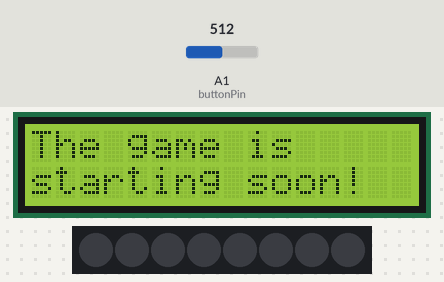
The sketch below on a simulated Arduino Uno, built with avr-gcc and run on an emulated ATmega328P. Parts: 16×2 character LCD, 8 RGB LEDs in strip order, left to right. The test bench sets the inputs (shaded band); at power-on: A1 (buttonPin) = 512. Dim RGB values are drawn brighter than linear; random numbers use the default seed unless the sketch sets one; no radio packets arrive unless stated; what the sketch prints to the serial monitor is not drawn.

Above: at 2.1 s.
At 7.2 s:
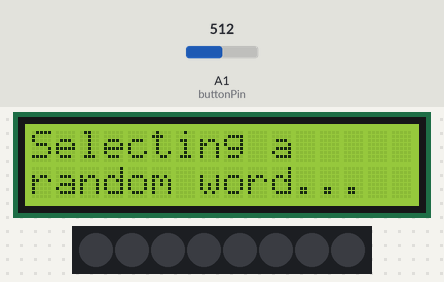
7.3 s: A1 (buttonPin) set to 982
At 8.3 s:
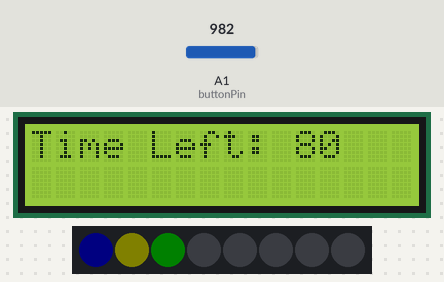
10.9 s: A1 (buttonPin) set to 1013
Timing chart, 0 to 13.9 s (numbered marks = the images above; inputs shaded):
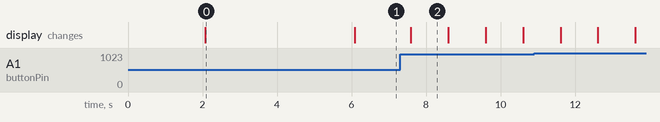

Measured:
- what the display in image 0 shows lasts 4.0 s, from 2.1 s to 6.1 s
- what the display in image 2 shows lasts 1.0 s, from 7.6 s to 8.6 s

The sketch:

GameController.ino
```cpp
// Game Controller Arduino for CryptoColor Game
//
//
// References:
//    NeoPixel: https://elearn.ellak.gr/mod/book/view.php?id=4561&chapterid=2406 ,
//              https://github.com/adafruit/Adafruit_NeoPixel
//    NRF24L01: https://create.arduino.cc/projecthub/muhammad-aqib/nrf24l01-interfacing-with-arduino-wireless-communication-0c13d4
//              https://howtomechatronics.com/tutorials/arduino/arduino-wireless-communication-nrf24l01-tutorial/
//    Random: https://www.arduino.cc/reference/en/language/functions/random-numbers/random/
//    Reset: https://www.theengineeringprojects.com/2015/11/reset-arduino-programmatically.html
//
//
// ---------------------------------------------------------------------------------------------------------------------------------

// Add the libraries required
#include <LiquidCrystal.h>
#include <Adafruit_NeoPixel.h>
#include <SPI.h>
#include <nRF24L01.h>
#include <RF24.h>

// Player will be sending data like this:
struct Data_Package {
  char guess[8] = {'H'};
  int ID = 0;
  int score = 0;
  int reset = 0;
  bool gameOver = false;
};

// Data variables for players
Data_Package data1;
Data_Package data2;
Data_Package data3;


// Button pin to restart a game
const int buttonPin = A1;
int buttonVal = 0;


// LED Strip pin
const int ledStick = 2;
const int numLED = 8;
// Start the LED strip
Adafruit_NeoPixel pixels = Adafruit_NeoPixel(numLED, ledStick, NEO_GRB + NEO_KHZ800);


// Set up LED Display
const int rs = 4, en = 9, d4 = 8, d5 = 7, d6 = 6, d7 = 5;
LiquidCrystal lcd(rs, en, d4, d5, d6, d7);


// NRF24L01 module pins
const int NRF24L01_CE = 3;
const int NRF24L01_CS = 10;
const int NRF24L01_MOSI = 11;
const int NRF24L01_MISO = 12;
const int NRF24L01_SCK = 13;

// Start the RF24 radio
RF24 radio(NRF24L01_CE, NRF24L01_CS);

// Address of this node in Octal format (04,031,etc.)
const byte thisAddr[6] = "00001"; // Controller
const byte player1[6] = "00001"; // Player 1
const byte player2[6] = "00003"; // Player 2
const byte player3[6] = "00004"; // Player 3

// This determines if the controller should listen for guesses
bool br = false;


// Used for reading value of button
unsigned long r;


// Time variables
const int MAXTIME = 80;
int currTime = 0;


// The array of words available in the game
const int sizeArrayWords = 16;
String currentWord = "";
const String words[] = {"dog", "cat", "grow", "bottle", "water", "gum", "glasses", "shirt", "photo", "coin", "phone", "key", "pencil", "case", "notebook", "laptop"};
//const String words[] = {"gum", "cat"};
//const int sizeArrayWords = 2;


// Boolean variable to see if someone has won the game
bool isWin = false;

// This function is used to reset the arduino
void(* resetFunc) (void) = 0;


void setup() {

  // Being serial
  Serial.begin(9600);

  // LCD Display
  lcd.begin(16,2);

  // LED Strip
  pixels.begin(); // Initializes the library
  pixels.show(); // Sets the LEDs off

  // NRF24L01 module
  radio.begin();
  radio.openReadingPipe(0, thisAddr);
  radio.openWritingPipe(thisAddr);
  radio.setPALevel(RF24_PA_MIN);
  radio.stopListening();

  // For random number
  randomSeed(analogRead(0));

  // Print a welcoming message
  lcd.print("Welcome to");
  lcd.setCursor(0, 1);
  lcd.print("CryptoColor!");
  delay(2000);
  // Print that the game is going to being soon
  lcd.setCursor(0, 0);
  lcd.print("The game is");
  lcd.setCursor(0, 1);
  lcd.print("starting soon!");
  delay(4000);
  currTime = MAXTIME;
}


// This starts when all the players are ready.
void loop() {

  // Check to see if button is pressed
  isPressed();

  // 1. Select the word
  selectWord();

  // Check to see if button is pressed
  isPressed();

  // Start listening
  radio.startListening();

  // 4. Listen for guesses
  while(!br && currTime > 0) {

    // 3. Start the timer (80 seconds)
    if (currTime == 1) {
      lcd.clear();
      lcd.print("Time Left: " + String(currTime));
      currTime--;
      br = true;
    } else {
      lcd.clear();
      lcd.print("Time Left: " + String(currTime));
      currTime--;
    }

    // Read the incoming data from all the Players
    radio.read(&data1, sizeof(data1));
    if (data1.ID == 1) {
      Serial.println("Data recieved: ");
      Serial.println(data1.guess);
      Serial.println(data1.ID);
      Serial.println(data1.score);
    }
//    radio.read(&data2, sizeof(data2));
//    radio.read(&data3, sizeof(data3));
//
    // 5. If guess is recieved, check to see if it's correct
    if(isCorrect(data1.guess)) {
      // 6. If it is, add points to the player's score
      sendPoint(data1.ID, 1);
    } else {
      // 7. If not, send a value to display a message
      sendPoint(data1.ID, 0);
    }
//
//    if(isCorrect(data2.guess)) {
//      sendPoint(data2.ID, 1);
//    } else {
//      sendPoint(data2.ID, 0);
//    }
//
//    if(isCorrect(data3.guess)) {
//      sendPoint(data3.ID, 1);
//    } else {
//      sendPoint(data3.ID, 0);
//    }

    // "Make a sec pass"
    delay(1000);
    if(br == true) {
      lcd.clear();
      lcd.print("Time Left: 0");
      lcd.setCursor(0, 1);
      lcd.print(currentWord);
    }

  } // End of while


  radio.stopListening();
  // Check to see if button is pressed
  isPressed();

  // 8. Do not recieve guesses and see if someone won
  if(isWin) {
    isWin = false;
    // reset the game
    delay(5000);
    resetFunc();
  } else {
    // 9. If time is up, display the answer to the players and turn off the LED lights
//    radio.write(&currentWord, sizeof(currentWord));
//    radio.write(&currentWord, sizeof(currentWord));
//    radio.write(&currentWord, sizeof(currentWord));
    pixels.clear();
    pixels.show();
  }

  // Check to see if button is pressed
  isPressed();

} // END


// This function is used to select a word and display it on the LED strip
void selectWord() {

  pixels.clear();

  lcd.clear();
  lcd.print("Selecting a");
  lcd.setCursor(0, 1);
  lcd.print("random word...");

  delay(1500);

  // 1. Select a random word
  long randomNum = random(0, sizeArrayWords); // From 0 to sizeArrayWords-1
  currentWord = words[randomNum]; // Save it to the currentWord variable

  // 2. Parse through the word and output the correct colors in the LED lights
  char W[8];
  currentWord.toCharArray(W, 8);
  // pixels.Color takes RGB values and pixels go from 0-7

  Serial.println("Word: " + currentWord);

  for(int i = 0; i < sizeof(currentWord); ++i) {

    if(W[i] > 96 && W[i] < 100) {
      pixels.setPixelColor(i, pixels.Color(255, 0, 0)); // RED - ABC
    } else if (W[i] > 99 && W[i] < 103) {
      pixels.setPixelColor(i, pixels.Color(0, 0, 255)); // BLUE - DEF
    } else if (W[i] > 102 && W[i] < 106) {
      pixels.setPixelColor(i, pixels.Color(0, 255, 0)); // GREEN - GHI
    } else if (W[i] > 105 && W[i] < 110) {
      pixels.setPixelColor(i, pixels.Color(255, 255, 255)); // WHITE - JKLM
    } else if (W[i] > 109 && W[i] < 113) {
      pixels.setPixelColor(i, pixels.Color(255, 255, 0)); // YELLOW - NOP
    } else if (W[i] > 112 && W[i] < 117) {
      pixels.setPixelColor(i, pixels.Color(128, 0, 128)); // PURPLE - QRST
    } else if (W[i] > 116 && W[i] < 123) {
      pixels.setPixelColor(i, pixels.Color(255, 165, 0)); // ORANGE - UVWXYZ
    } else {
      // Then it is not valid. Do nothing.
    }
  }
  pixels.setBrightness(5);
  pixels.show(); // Send the updated pixel color to hardware

  currentWord.toCharArray(data1.guess, sizeof(data1.guess));
  data1.ID = 1;
  data1.score = 0;
  data1.reset = -1;
  data1.gameOver = false;

  radio.write(&data1, sizeof(data1));
  radio.write(&data1, sizeof(data1));
  radio.write(&data1, sizeof(data1));

}


// This function is used to see if the player's guess is correct
bool isCorrect(String guess) {
  if (guess == currentWord) {
    Serial.println("CORRECT");
    return true;
  } else {
    return false;
  }
}


// This function is used to send the point of 1 or 0
void sendPoint(int ID, int point) {

  if (ID == 1) {
    String r = "STRING";
    r.toCharArray(data1.guess, sizeof(data1.guess));
    data1.ID = 1;
    int oldScore = data1.score;
    data1.score = oldScore + point;
    Serial.println("New Score: ");
    Serial.println(data1.score);
    data1.reset = 0;
    data1.gameOver = false;
    if(isThereWin(ID, data1.score)) {
      // Send data to everyone
      data1.gameOver = true;
      radio.stopListening();
      radio.write(&data1, sizeof(data1));
      //radio.write(&data2, sizeof(data2));
      //radio.write(&data3, sizeof(data3));
    } else {
      radio.stopListening();
      radio.write(&data1, sizeof(data1));
      radio.write(&data1, sizeof(data1));
      radio.write(&data1, sizeof(data1));
    }
//  } else if (ID == 2) {
//    data2.score += point;
//    if(isThereWin(ID, data2.score)) {
//      // Send data to everyone
//      radio.write(&data1, sizeof(data1));
//      radio.write(&data2, sizeof(data2));
//      radio.write(&data3, sizeof(data3));
//    } else {
//      radio.write(&data2, sizeof(data2));
//    }
//  } else if (ID == 3) {
//    data3.score += point;
//    if(isThereWin(ID, data3.score)) {
//      // Send data to everyone
//      radio.write(&data1, sizeof(data1));
//      radio.write(&data2, sizeof(data2));
//      radio.write(&data3, sizeof(data3));
//    } else {
//      radio.write(&data3, sizeof(data3));
//    }
  } else {
    // It is not a valid ID
  }

  radio.startListening();

}


// This function checks if the winning condition is met
bool isThereWin(int ID, int points) {
  if (points == 10) {
    // Update the bool variable in Data_Package
    data1.gameOver = true;
    data2.gameOver = true;
    data3.gameOver = true;
    // Update variable for controller
    isWin = true;
    return true;
  }
  return false;
}


// This function is used to see if the button is pressed
void isPressed() {

  int isPress = analogRead(buttonPin);
  if(isPress > 1000) { // It's pressed
    // Send a number to the players to reset their arduino
    String r = "press";
    r.toCharArray(data1.guess,sizeof(data1.guess));
    data1.ID = 1;
    data1.score = 0;
    data1.reset = -1;
    data1.gameOver = false;

//    r.toCharArray(data2.guess,sizeof(data2.guess));
//    data2.ID = 2;
//    data2.score = 0;
//    data2.reset = -1;
//    data2.gameOver = false;
//
//    r.toCharArray(data3.guess,sizeof(data3.guess));
//    data3.ID = 3;
//    data3.score = 0;
//    data3.reset = -1;
//    data3.gameOver = false;

    radio.write(&data1, sizeof(data1));
    radio.write(&data1, sizeof(data1));
    radio.write(&data1, sizeof(data1));
    //radio.write(&data2, sizeof(data2));
    //radio.write(&data3, sizeof(data3));
    // Reset this Arduino
    lcd.clear();
    lcd.print("Restarting...");
    delay(1000);
    resetFunc();
  }

}
```
